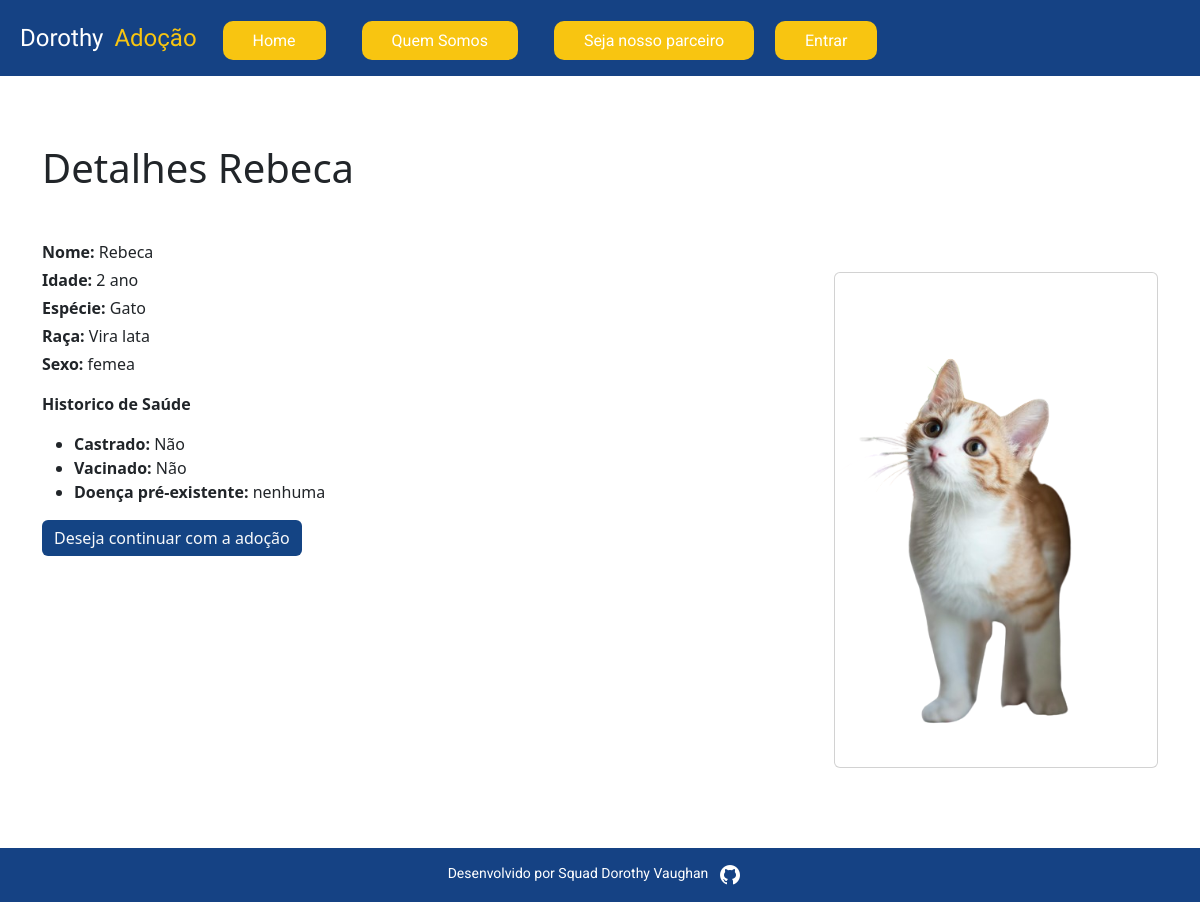
The app's page /detalhes/1f8cfcfd-76e6-4533-9762-3348aeb29ed4/, older data.
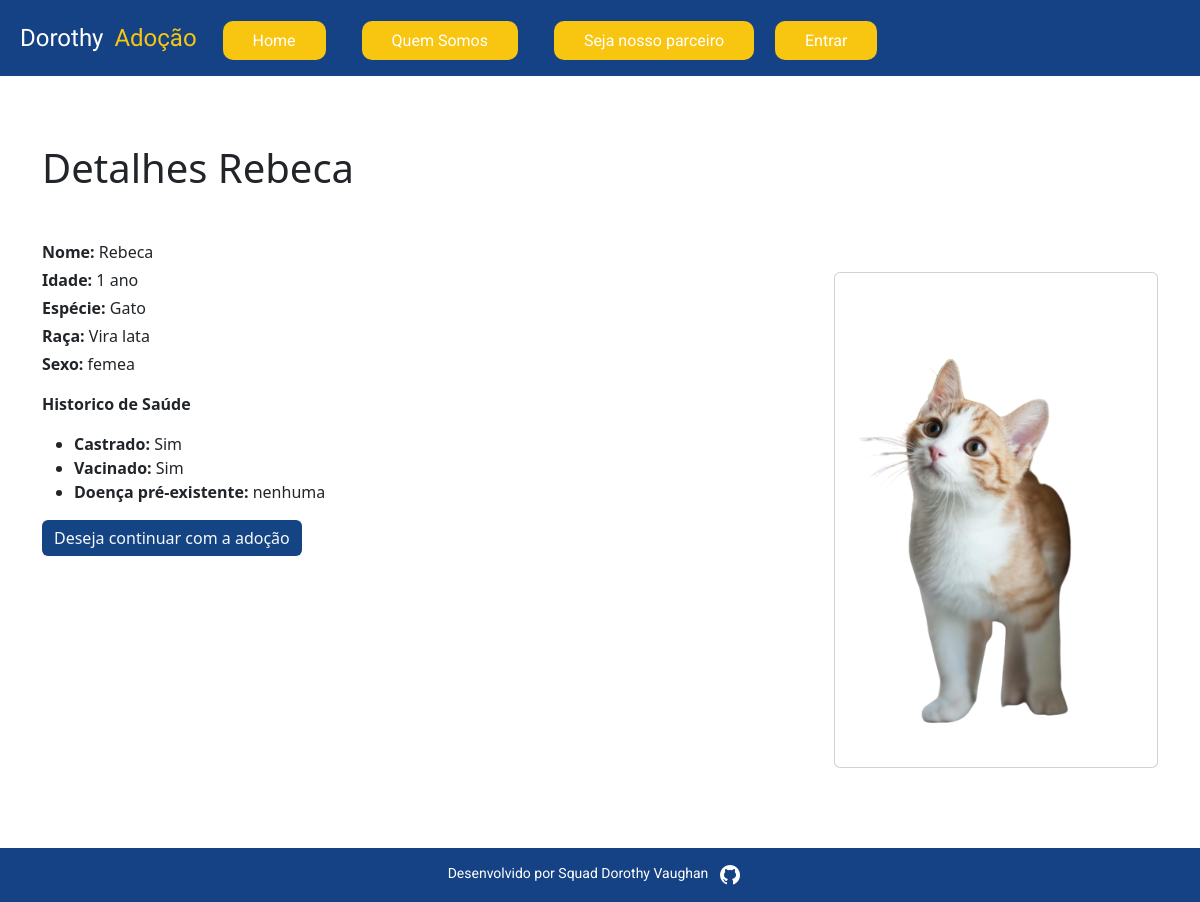
The same page, newer data.
### cadastro_animal/models.py (models this page shows, shortened)
class Animal(models.Model):
    id = models.CharField(max_length=10, primary_key=True ,editable=False)
    nome = models.CharField(max_length=50)
    idade = models.CharField(max_length=20)
    foto = models.ImageField()
    especie_choices = [
        ('cachorro', 'Cachorro'),
        ('gato', 'Gato'),
    ]
    especie = models.CharField(max_length=10, null=True ,choices=especie_choices)
    raca = models.CharField(max_length=20, null=True )
    porte = models.CharField(max_length=10, null=True )
    sexo_choices = [
        ('macho', 'Macho'),
        ('femea', 'Femea'),
    ]
    sexo = models.CharField(max_length=10, choices=sexo_choices, null=True )
    castrado = models.BooleanField(default=False)
    vacinado = models.BooleanField(default=False)
    doencas_existentes = models.TextField(blank=True) #Pode ser deixado em branco
    adotado = models.BooleanField(default=False)
    data = models.DateTimeField(default=datetime.now)
    class Meta: # Alterando o nome das bases dentro do admin
        verbose_name = 'Cadastro de animais' # Nome do formulario'

### detalhesanimal/views.py (the view)
# urls.py: path('detalhes/<uuid:animal_id>/', detalhes_animal, name='detalhes_animal'),
def detalhes_animal(request, animal_id):
    animal = Animal.objects.get(id=animal_id)
    return render(request, 'detalhes_animal.html', {'animal': animal})

### detalhesanimal/templates/detalhes_animal.html
{% extends 'base.html' %}
{% load static %}
{% block content %}
<div class="container">
    <h1 class="mt-5 mb-5">Detalhes {{animal.nome}}</h1>
    <div class="row">
        <div class="col-md-8">
            <div class="text-start">
                <p class="mb-1"><strong>Nome:</strong> {{ animal.nome }}</p>
                <p class="mb-1"><strong>Idade:</strong> {{ animal.idade }}</p>
                <p class="mb-1"><strong>Espécie:</strong> {{ animal.get_especie_display }}</p>
                <p class="mb-1"><strong>Raça:</strong> {{ animal.raca }}</p>
                <p class="mb-1"><strong>Sexo:</strong> {{ animal.sexo }}</p>
                <p class="mt-3 fw-bold">Historico de Saúde</p>
                <ul class="list-text">
                    <li class="list-text"><strong>Castrado:</strong> {% if animal.castrado %} Sim {% else %} Não {% endif %}</li>
                    <li class="list-text"><strong>Vacinado:</strong> {% if animal.vacinado %} Sim {% else %} Não {% endif %}</li>
                    <li class="list-text"><strong>Doença pré-existente:</strong> {{ animal.doencas_existentes }}</li>
                </ul>
                <a href="/adocao" class="btn btn-warning text-light">Deseja continuar com a adoção</a>
            </div>
        </div>
        <div class="col-md-4">
            <div class="card">
                <img src="{{ animal.foto.url }}" class="card-img-top" alt="foto do animal">
            </div>
        </div>
    </div>
</div>
{% endblock %}

Row changes from the older to the newer data that the page shows:
changed Animal "Rebeca": idade "2 ano" → "1 ano"
Text that changed along with them:
text no longer shown: "Não Não"
text now shown: "Sim Sim"
